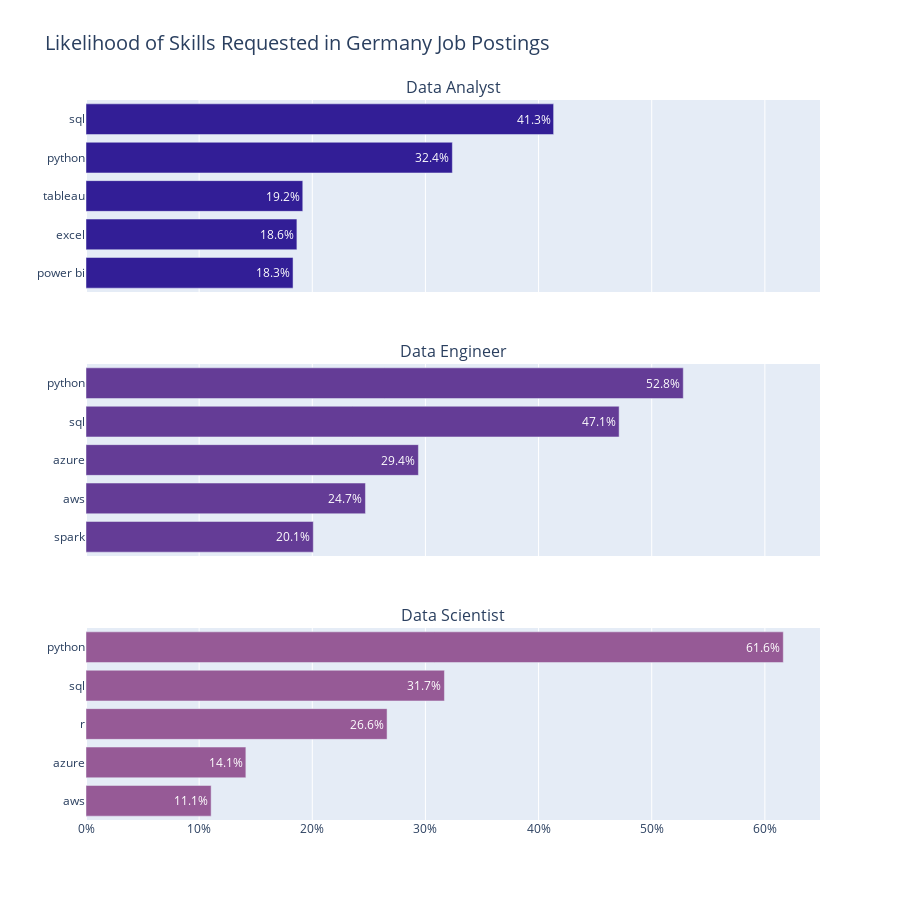

This figure's notebook cell:
### Code cell
fig = make_subplots(
    rows=len(job_titles),
    cols=1,
    subplot_titles=job_titles,
    vertical_spacing=0.1,
    shared_xaxes=True
)

for i, job_title in enumerate(job_titles, 1):
    df_plot = df_skills_perc[df_skills_perc['job_title_short'] == job_title].head(5)

    fig.add_trace(
        go.Bar(
            y=df_plot['job_skills'],
            x=df_plot['skill_percent'],
            orientation='h',
            name=job_title,
            text=df_plot['skill_percent'].apply(lambda x: f"{x:.1f}%"),
            textposition='auto',
            marker_color=f'rgb({i*50}, {i*30}, {150})',
            hovertemplate='<b>%{y}</b><br>Percentage: %{x:.1f}%<extra></extra>'
        ),
        row=i, col=1
    )

    fig.update_yaxes(autorange='reversed', row=i, col=1)
    fig.update_yaxes(title_text="", row=i, col=1)
    fig.update_xaxes(
        ticksuffix='%', 
        row=i, col=1
    )

fig.update_layout(
    height=300 * len(job_titles),
    title_text="Likelihood of Skills Requested in Germany Job Postings",
    title_font_size=20,
    showlegend=False,
    barmode='group'
)

fig.show()

### Figure 1 — Plotly figure (JSON) as saved in the notebook; plotly's stock layout.template omitted (floating-point values rounded to 4 significant figures)
{"data": [{"hovertemplate": "<b>%{y}</b><br>Percentage: %{x:.1f}%<extra></extra>", "marker": {"color": "rgb(50, 30, 150)"}, "name": "Data Analyst", "orientation": "h", "text": ["41.3%", "32.4%", "19.2%", "18.6%", "18.3%"], "textposition": "auto", "type": "bar", "x": [41.33, 32.38, 19.16, 18.64, 18.3], "xaxis": "x", "y": ["sql", "python", "tableau", "excel", "power bi"], "yaxis": "y"}, {"hovertemplate": "<b>%{y}</b><br>Percentage: %{x:.1f}%<extra></extra>", "marker": {"color": "rgb(100, 60, 150)"}, "name": "Data Engineer", "orientation": "h", "text": ["52.8%", "47.1%", "29.4%", "24.7%", "20.1%"], "textposition": "auto", "type": "bar", "x": [52.79, 47.12, 29.38, 24.7, 20.09], "xaxis": "x2", "y": ["python", "sql", "azure", "aws", "spark"], "yaxis": "y2"}, {"hovertemplate": "<b>%{y}</b><br>Percentage: %{x:.1f}%<extra></extra>", "marker": {"color": "rgb(150, 90, 150)"}, "name": "Data Scientist", "orientation": "h", "text": ["61.6%", "31.7%", "26.6%", "14.1%", "11.1%"], "textposition": "auto", "type": "bar", "x": [61.63, 31.68, 26.61, 14.13, 11.06], "xaxis": "x3", "y": ["python", "sql", "r", "azure", "aws"], "yaxis": "y3"}], "layout": {"annotations": [{"font": {"size": 16}, "showarrow": false, "text": "Data Analyst", "x": 0.5, "xanchor": "center", "xref": "paper", "y": 1, "yanchor": "bottom", "yref": "paper"}, {"font": {"size": 16}, "showarrow": false, "text": "Data Engineer", "x": 0.5, "xanchor": "center", "xref": "paper", "y": 0.6333, "yanchor": "bottom", "yref": "paper"}, {"font": {"size": 16}, "showarrow": false, "text": "Data Scientist", "x": 0.5, "xanchor": "center", "xref": "paper", "y": 0.2667, "yanchor": "bottom", "yref": "paper"}], "barmode": "group", "height": 900, "showlegend": false, "title": {"font": {"size": 20}, "text": "Likelihood of Skills Requested in Germany Job Postings"}, "xaxis": {"anchor": "y", "domain": [0, 1], "matches": "x3", "showticklabels": false, "ticksuffix": "%"}, "xaxis2": {"anchor": "y2", "domain": [0, 1], "matches": "x3", "showticklabels": false, "ticksuffix": "%"}, "xaxis3": {"anchor": "y3", "domain": [0, 1], "ticksuffix": "%"}, "yaxis": {"anchor": "x", "autorange": "reversed", "domain": [0.7333, 1], "title": {"text": ""}}, "yaxis2": {"anchor": "x2", "autorange": "reversed", "domain": [0.3667, 0.6333], "title": {"text": ""}}, "yaxis3": {"anchor": "x3", "autorange": "reversed", "domain": [0, 0.2667], "title": {"text": ""}}}}
